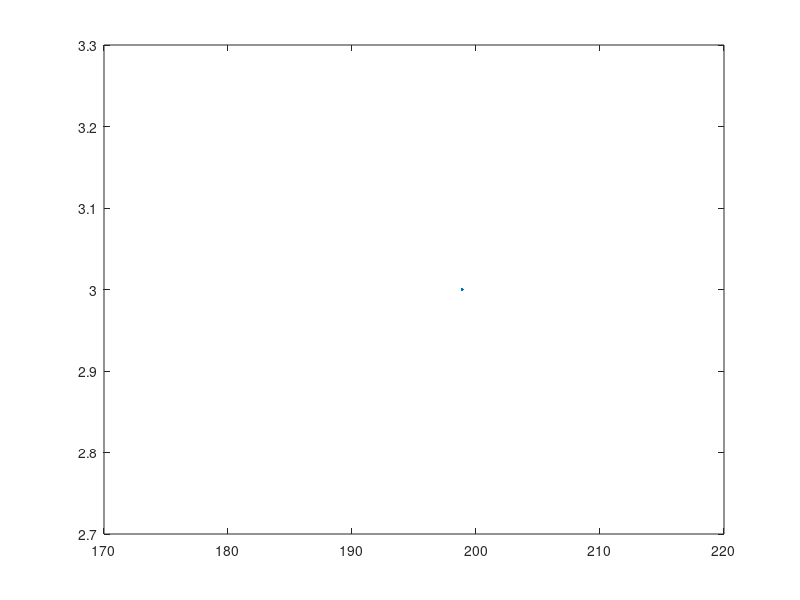

MATLAB code for this plot:
%Another try
tic;
ni = input('Enter initial number of neutrons: N(0) = ');
g = input('Enter number of generations = ');
n = ni; %initially set total neutrons to initial number inputted
t=0;
out = zeros(g,2);
out(1,1)= n;
out(1,2)= t;
for z=1:g
    for a=1:n
        x=rand();
        y=rand();
        if (0.81 < x)    %if random # is greater than 0.81 it leaked
            n = n - 1 ;   %If leaked total nuetrons-1
        end
        t = y * 200;
    end
         out(z+1,1)=n;
         out(z+1,2)=t;
         p = plot(t,n);
         csvwrite('NofTData.csv', [n; t]);
end

out
toc;